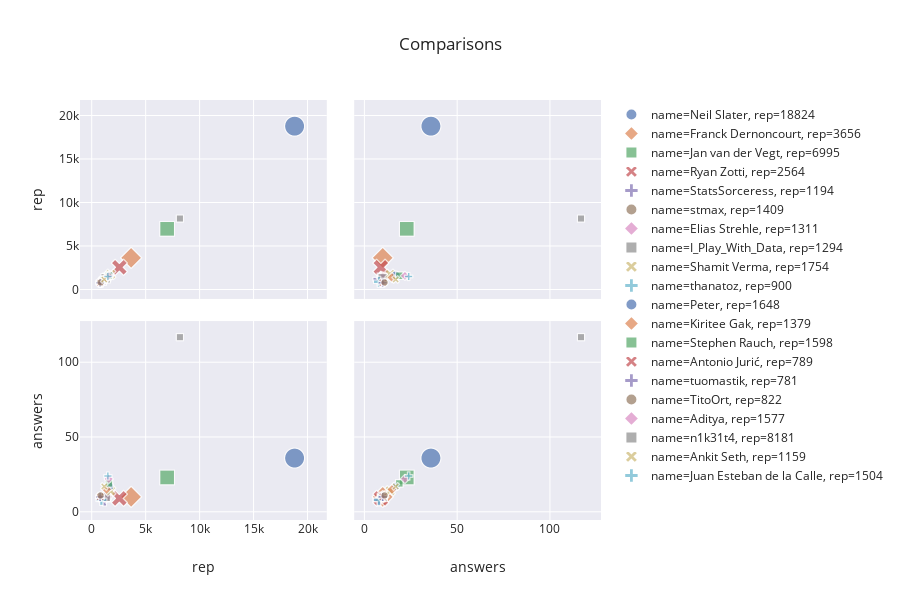

Notebook code cell kept with this figure:
### Code cell
px.scatter_matrix(data_frame=sort_by
                  , dimensions=["rep", "answers"] 
                  , color="name"
                  , size="rep/ans"
                  , symbol="rep" 
                  , title='Comparisons'
                  , hover_name='name'
                  , template='seaborn'
                 )

### Figure 1 — Plotly figure (JSON) as saved in the notebook; plotly's stock layout.template omitted (floating-point values rounded to 4 significant figures)
{"data": [{"dimensions": [{"axis": {"matches": true}, "label": "rep", "values": ["18824"]}, {"axis": {"matches": true}, "label": "answers", "values": [36]}], "hoverlabel": {"namelength": 0}, "hovertemplate": "<b>%{hovertext}</b><br><br>name=Neil Slater<br>rep=18824<br>rep/ans=%{marker.size}<br>%{xaxis.title.text}=%{x}<br>%{yaxis.title.text}=%{y}", "hovertext": ["Neil Slater"], "legendgroup": "name=Neil Slater, rep=18824", "marker": {"color": "rgb(76,114,176)", "size": [522.9], "sizemode": "area", "sizeref": 1.307, "symbol": "circle"}, "name": "name=Neil Slater, rep=18824", "showlegend": true, "type": "splom"}, {"dimensions": [{"axis": {"matches": true}, "label": "rep", "values": ["3656"]}, {"axis": {"matches": true}, "label": "answers", "values": [10]}], "hoverlabel": {"namelength": 0}, "hovertemplate": "<b>%{hovertext}</b><br><br>name=Franck Dernoncourt<br>rep=3656<br>rep/ans=%{marker.size}<br>%{xaxis.title.text}=%{x}<br>%{yaxis.title.text}=%{y}", "hovertext": ["Franck Dernoncourt"], "legendgroup": "name=Franck Dernoncourt, rep=3656", "marker": {"color": "rgb(221,132,82)", "size": [365.6], "sizemode": "area", "sizeref": 1.307, "symbol": "diamond"}, "name": "name=Franck Dernoncourt, rep=3656", "showlegend": true, "type": "splom"}, {"dimensions": [{"axis": {"matches": true}, "label": "rep", "values": ["6995"]}, {"axis": {"matches": true}, "label": "answers", "values": [23]}], "hoverlabel": {"namelength": 0}, "hovertemplate": "<b>%{hovertext}</b><br><br>name=Jan van der Vegt<br>rep=6995<br>rep/ans=%{marker.size}<br>%{xaxis.title.text}=%{x}<br>%{yaxis.title.text}=%{y}", "hovertext": ["Jan van der Vegt"], "legendgroup": "name=Jan van der Vegt, rep=6995", "marker": {"color": "rgb(85,168,104)", "size": [304.1], "sizemode": "area", "sizeref": 1.307, "symbol": "square"}, "name": "name=Jan van der Vegt, rep=6995", "showlegend": true, "type": "splom"}, {"dimensions": [{"axis": {"matches": true}, "label": "rep", "values": ["2564"]}, {"axis": {"matches": true}, "label": "answers", "values": [9]}], "hoverlabel": {"namelength": 0}, "hovertemplate": "<b>%{hovertext}</b><br><br>name=Ryan Zotti<br>rep=2564<br>rep/ans=%{marker.size}<br>%{xaxis.title.text}=%{x}<br>%{yaxis.title.text}=%{y}", "hovertext": ["Ryan Zotti"], "legendgroup": "name=Ryan Zotti, rep=2564", "marker": {"color": "rgb(196,78,82)", "size": [284.9], "sizemode": "area", "sizeref": 1.307, "symbol": "x"}, "name": "name=Ryan Zotti, rep=2564", "showlegend": true, "type": "splom"}, {"dimensions": [{"axis": {"matches": true}, "label": "rep", "values": ["1194"]}, {"axis": {"matches": true}, "label": "answers", "values": [8]}], "hoverlabel": {"namelength": 0}, "hovertemplate": "<b>%{hovertext}</b><br><br>name=StatsSorceress<br>rep=1194<br>rep/ans=%{marker.size}<br>%{xaxis.title.text}=%{x}<br>%{yaxis.title.text}=%{y}", "hovertext": ["StatsSorceress"], "legendgroup": "name=StatsSorceress, rep=1194", "marker": {"color": "rgb(129,114,179)", "size": [149.2], "sizemode": "area", "sizeref": 1.307, "symbol": "cross"}, "name": "name=StatsSorceress, rep=1194", "showlegend": true, "type": "splom"}, {"dimensions": [{"axis": {"matches": true}, "label": "rep", "values": ["1409"]}, {"axis": {"matches": true}, "label": "answers", "values": [10]}], "hoverlabel": {"namelength": 0}, "hovertemplate": "<b>%{hovertext}</b><br><br>name=stmax<br>rep=1409<br>rep/ans=%{marker.size}<br>%{xaxis.title.text}=%{x}<br>%{yaxis.title.text}=%{y}", "hovertext": ["stmax"], "legendgroup": "name=stmax, rep=1409", "marker": {"color": "rgb(147,120,96)", "size": [140.9], "sizemode": "area", "sizeref": 1.307, "symbol": "circle"}, "name": "name=stmax, rep=1409", "showlegend": true, "type": "splom"}, {"dimensions": [{"axis": {"matches": true}, "label": "rep", "values": ["1311"]}, {"axis": {"matches": true}, "label": "answers", "values": [10]}], "hoverlabel": {"namelength": 0}, "hovertemplate": "<b>%{hovertext}</b><br><br>name=Elias Strehle<br>rep=1311<br>rep/ans=%{marker.size}<br>%{xaxis.title.text}=%{x}<br>%{yaxis.title.text}=%{y}", "hovertext": ["Elias Strehle"], "legendgroup": "name=Elias Strehle, rep=1311", "marker": {"color": "rgb(218,139,195)", "size": [131.1], "sizemode": "area", "sizeref": 1.307, "symbol": "diamond"}, "name": "name=Elias Strehle, rep=1311", "showlegend": true, "type": "splom"}, {"dimensions": [{"axis": {"matches": true}, "label": "rep", "values": ["1294"]}, {"axis": {"matches": true}, "label": "answers", "values": [10]}], "hoverlabel": {"namelength": 0}, "hovertemplate": "<b>%{hovertext}</b><br><br>name=I_Play_With_Data<br>rep=1294<br>rep/ans=%{marker.size}<br>%{xaxis.title.text}=%{x}<br>%{yaxis.title.text}=%{y}", "hovertext": ["I_Play_With_Data"], "legendgroup": "name=I_Play_With_Data, rep=1294", "marker": {"color": "rgb(140,140,140)", "size": [129.4], "sizemode": "area", "sizeref": 1.307, "symbol": "square"}, "name": "name=I_Play_With_Data, rep=1294", "showlegend": true, "type": "splom"}, {"dimensions": [{"axis": {"matches": true}, "label": "rep", "values": ["1754"]}, {"axis": {"matches": true}, "label": "answers", "values": [14]}], "hoverlabel": {"namelength": 0}, "hovertemplate": "<b>%{hovertext}</b><br><br>name=Shamit Verma<br>rep=1754<br>rep/ans=%{marker.size}<br>%{xaxis.title.text}=%{x}<br>%{yaxis.title.text}=%{y}", "hovertext": ["Shamit Verma"], "legendgroup": "name=Shamit Verma, rep=1754", "marker": {"color": "rgb(204,185,116)", "size": [125.3], "sizemode": "area", "sizeref": 1.307, "symbol": "x"}, "name": "name=Shamit Verma, rep=1754", "showlegend": true, "type": "splom"}, {"dimensions": [{"axis": {"matches": true}, "label": "rep", "values": ["900"]}, {"axis": {"matches": true}, "label": "answers", "values": [8]}], "hoverlabel": {"namelength": 0}, "hovertemplate": "<b>%{hovertext}</b><br><br>name=thanatoz<br>rep=900<br>rep/ans=%{marker.size}<br>%{xaxis.title.text}=%{x}<br>%{yaxis.title.text}=%{y}", "hovertext": ["thanatoz"], "legendgroup": "name=thanatoz, rep=900", "marker": {"color": "rgb(100,181,205)", "size": [112.5], "sizemode": "area", "sizeref": 1.307, "symbol": "cross"}, "name": "name=thanatoz, rep=900", "showlegend": true, "type": "splom"}, {"dimensions": [{"axis": {"matches": true}, "label": "rep", "values": ["1648"]}, {"axis": {"matches": true}, "label": "answers", "values": [17]}], "hoverlabel": {"namelength": 0}, "hovertemplate": "<b>%{hovertext}</b><br><br>name=Peter<br>rep=1648<br>rep/ans=%{marker.size}<br>%{xaxis.title.text}=%{x}<br>%{yaxis.title.text}=%{y}", "hovertext": ["Peter"], "legendgroup": "name=Peter, rep=1648", "marker": {"color": "rgb(76,114,176)", "size": [96.94], "sizemode": "area", "sizeref": 1.307, "symbol": "circle"}, "name": "name=Peter, rep=1648", "showlegend": true, "type": "splom"}, {"dimensions": [{"axis": {"matches": true}, "label": "rep", "values": ["1379"]}, {"axis": {"matches": true}, "label": "answers", "values": [15]}], "hoverlabel": {"namelength": 0}, "hovertemplate": "<b>%{hovertext}</b><br><br>name=Kiritee Gak<br>rep=1379<br>rep/ans=%{marker.size}<br>%{xaxis.title.text}=%{x}<br>%{yaxis.title.text}=%{y}", "hovertext": ["Kiritee Gak"], "legendgroup": "name=Kiritee Gak, rep=1379", "marker": {"color": "rgb(221,132,82)", "size": [91.93], "sizemode": "area", "sizeref": 1.307, "symbol": "diamond"}, "name": "name=Kiritee Gak, rep=1379", "showlegend": true, "type": "splom"}, {"dimensions": [{"axis": {"matches": true}, "label": "rep", "values": ["1598"]}, {"axis": {"matches": true}, "label": "answers", "values": [19]}], "hoverlabel": {"namelength": 0}, "hovertemplate": "<b>%{hovertext}</b><br><br>name=Stephen Rauch<br>rep=1598<br>rep/ans=%{marker.size}<br>%{xaxis.title.text}=%{x}<br>%{yaxis.title.text}=%{y}", "hovertext": ["Stephen Rauch"], "legendgroup": "name=Stephen Rauch, rep=1598", "marker": {"color": "rgb(85,168,104)", "size": [84.11], "sizemode": "area", "sizeref": 1.307, "symbol": "square"}, "name": "name=Stephen Rauch, rep=1598", "showlegend": true, "type": "splom"}, {"dimensions": [{"axis": {"matches": true}, "label": "rep", "values": ["789"]}, {"axis": {"matches": true}, "label": "answers", "values": [10]}], "hoverlabel": {"namelength": 0}, "hovertemplate": "<b>%{hovertext}</b><br><br>name=Antonio Jurić<br>rep=789<br>rep/ans=%{marker.size}<br>%{xaxis.title.text}=%{x}<br>%{yaxis.title.text}=%{y}", "hovertext": ["Antonio Jurić"], "legendgroup": "name=Antonio Jurić, rep=789", "marker": {"color": "rgb(196,78,82)", "size": [78.9], "sizemode": "area", "sizeref": 1.307, "symbol": "x"}, "name": "name=Antonio Jurić, rep=789", "showlegend": true, "type": "splom"}, {"dimensions": [{"axis": {"matches": true}, "label": "rep", "values": ["781"]}, {"axis": {"matches": true}, "label": "answers", "values": [10]}], "hoverlabel": {"namelength": 0}, "hovertemplate": "<b>%{hovertext}</b><br><br>name=tuomastik<br>rep=781<br>rep/ans=%{marker.size}<br>%{xaxis.title.text}=%{x}<br>%{yaxis.title.text}=%{y}", "hovertext": ["tuomastik"], "legendgroup": "name=tuomastik, rep=781", "marker": {"color": "rgb(129,114,179)", "size": [78.1], "sizemode": "area", "sizeref": 1.307, "symbol": "cross"}, "name": "name=tuomastik, rep=781", "showlegend": true, "type": "splom"}, {"dimensions": [{"axis": {"matches": true}, "label": "rep", "values": ["822"]}, {"axis": {"matches": true}, "label": "answers", "values": [11]}], "hoverlabel": {"namelength": 0}, "hovertemplate": "<b>%{hovertext}</b><br><br>name=TitoOrt<br>rep=822<br>rep/ans=%{marker.size}<br>%{xaxis.title.text}=%{x}<br>%{yaxis.title.text}=%{y}", "hovertext": ["TitoOrt"], "legendgroup": "name=TitoOrt, rep=822", "marker": {"color": "rgb(147,120,96)", "size": [74.73], "sizemode": "area", "sizeref": 1.307, "symbol": "circle"}, "name": "name=TitoOrt, rep=822", "showlegend": true, "type": "splom"}, {"dimensions": [{"axis": {"matches": true}, "label": "rep", "values": ["1577"]}, {"axis": {"matches": true}, "label": "answers", "values": [22]}], "hoverlabel": {"namelength": 0}, "hovertemplate": "<b>%{hovertext}</b><br><br>name=Aditya<br>rep=1577<br>rep/ans=%{marker.size}<br>%{xaxis.title.text}=%{x}<br>%{yaxis.title.text}=%{y}", "hovertext": ["Aditya"], "legendgroup": "name=Aditya, rep=1577", "marker": {"color": "rgb(218,139,195)", "size": [71.68], "sizemode": "area", "sizeref": 1.307, "symbol": "diamond"}, "name": "name=Aditya, rep=1577", "showlegend": true, "type": "splom"}, {"dimensions": [{"axis": {"matches": true}, "label": "rep", "values": ["8181"]}, {"axis": {"matches": true}, "label": "answers", "values": [117]}], "hoverlabel": {"namelength": 0}, "hovertemplate": "<b>%{hovertext}</b><br><br>name=n1k31t4<br>rep=8181<br>rep/ans=%{marker.size}<br>%{xaxis.title.text}=%{x}<br>%{yaxis.title.text}=%{y}", "hovertext": ["n1k31t4"], "legendgroup": "name=n1k31t4, rep=8181", "marker": {"color": "rgb(140,140,140)", "size": [69.92], "sizemode": "area", "sizeref": 1.307, "symbol": "square"}, "name": "name=n1k31t4, rep=8181", "showlegend": true, "type": "splom"}, {"dimensions": [{"axis": {"matches": true}, "label": "rep", "values": ["1159"]}, {"axis": {"matches": true}, "label": "answers", "values": [17]}], "hoverlabel": {"namelength": 0}, "hovertemplate": "<b>%{hovertext}</b><br><br>name=Ankit Seth<br>rep=1159<br>rep/ans=%{marker.size}<br>%{xaxis.title.text}=%{x}<br>%{yaxis.title.text}=%{y}", "hovertext": ["Ankit Seth"], "legendgroup": "name=Ankit Seth, rep=1159", "marker": {"color": "rgb(204,185,116)", "size": [68.18], "sizemode": "area", "sizeref": 1.307, "symbol": "x"}, "name": "name=Ankit Seth, rep=1159", "showlegend": true, "type": "splom"}, {"dimensions": [{"axis": {"matches": true}, "label": "rep", "values": ["1504"]}, {"axis": {"matches": true}, "label": "answers", "values": [24]}], "hoverlabel": {"namelength": 0}, "hovertemplate": "<b>%{hovertext}</b><br><br>name=Juan Esteban de la Calle<br>rep=1504<br>rep/ans=%{marker.size}<br>%{xaxis.title.text}=%{x}<br>%{yaxis.title.text}=%{y}", "hovertext": ["Juan Esteban de la Calle"], "legendgroup": "name=Juan Esteban de la Calle, rep=1504", "marker": {"color": "rgb(100,181,205)", "size": [62.67], "sizemode": "area", "sizeref": 1.307, "symbol": "cross"}, "name": "name=Juan Esteban de la Calle, rep=1504", "showlegend": true, "type": "splom"}], "layout": {"dragmode": "select", "height": 600, "legend": {"itemsizing": "constant", "tracegroupgap": 0}, "title": {"text": "Comparisons"}}}
